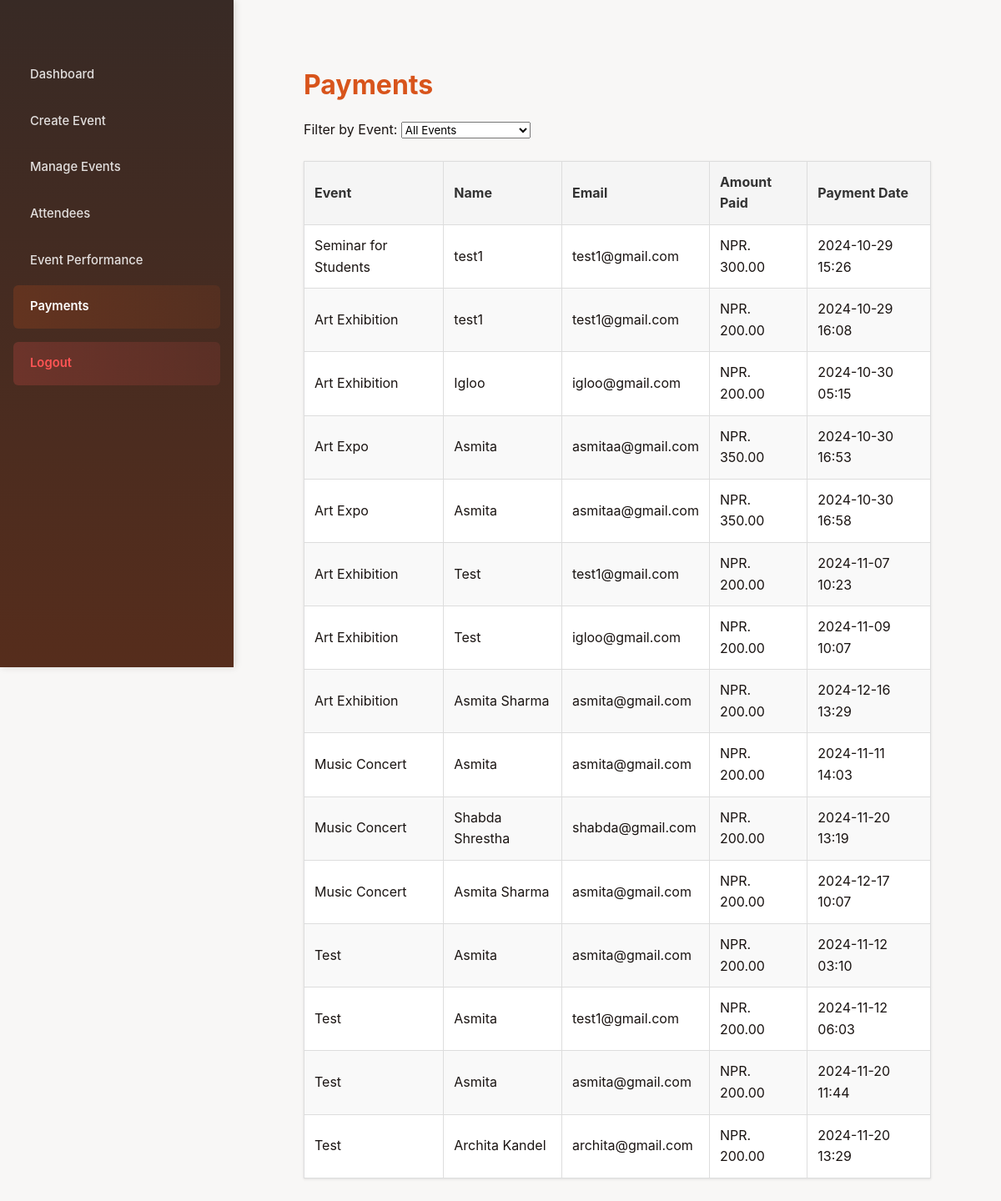
The page /payments/ (signed in) on the database as committed earlier.
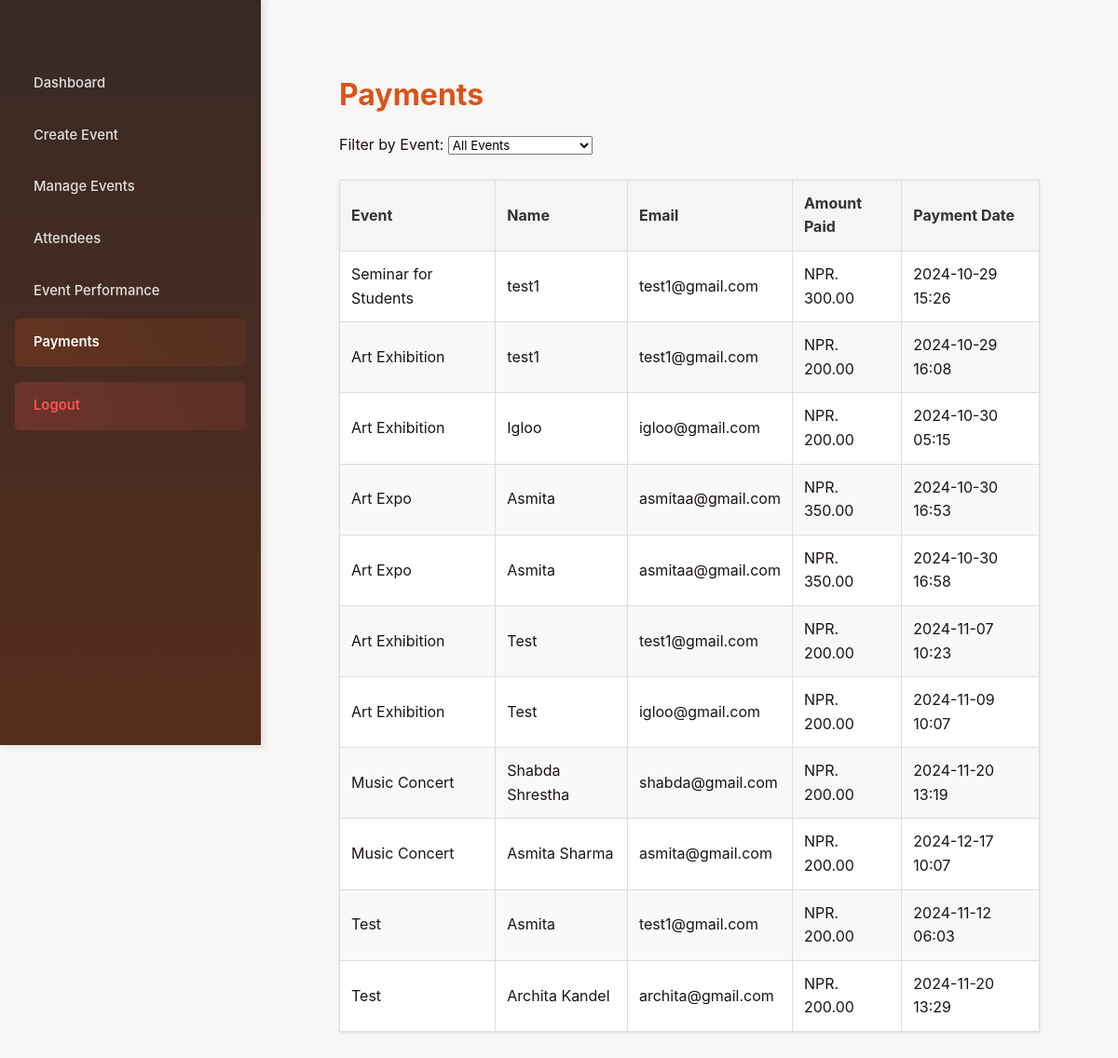
The same page on the database as committed later.
### myApp/models.py (models this page shows, shortened)
class Booking(models.Model):
    event = models.ForeignKey(Event, on_delete=models.CASCADE, related_name='bookings', null=True, blank=True)
    name = models.CharField(max_length=100)
    email = models.EmailField(null=True, blank=True)
    phone = models.CharField(max_length=15, null=True, blank=True)
    number_of_tickets = models.PositiveIntegerField(default=1)
    ticket_price = models.DecimalField(max_digits=10, decimal_places=2, null=True, blank=True)  # Added field for ticket price
    booking_date = models.DateTimeField(auto_now_add=True)
    ticket_number = models.CharField(max_length=50, default="0000")

class Event(models.Model):
    name=models.CharField(max_length=50)
    desc=models.CharField(max_length=50)
    img = models.ImageField(upload_to='myProject/pic/pic/')
    date = models.DateField(default=timezone.now)
    time = models.TimeField(default=timezone.now)
    location = models.CharField(max_length=255, default='Unknown')
    ticket_template = models.ImageField(upload_to='myProject/pic/pic/', blank=True, null=True)
    number_of_tickets = models.PositiveIntegerField(null=True, blank=True)  # New field for tickets available
    booked_tickets = models.IntegerField(default=0)
    ticket_price = models.DecimalField(max_digits=10, decimal_places=2, null=True, blank=True)  # New field for ticket price
    organizer = models.ForeignKey(User, on_delete=models.CASCADE,default=1)  # Link to user who submits
    approved = models.BooleanField(default=False)  # Admin approval flag
    is_free = models.BooleanField(default=False)
    latitude = models.FloatField(null=True, blank=True)  # New field for latitude
    longitude = models.FloatField(null=True, blank=True)  # New field for longitude

### myApp/views.py (the view)
# urls.py: path('payments/', views.payments_view, name='payments'),
@login_required
def payments_view(request):
    organizer = request.user
    events = Event.objects.filter(organizer=organizer)
    selected_event_id = request.GET.get('event')
    if selected_event_id:
        payments = Booking.objects.filter(event__id=selected_event_id, event__in=events).select_related('event')
    else:
        payments = Booking.objects.filter(event__in=events).select_related('event')
    context = {
        'events': events,
        'payments': payments,
    }
    return render(request, 'payments.html', context)

### myApp/templates/myApp/payments.html (shortened to what this page needs)
{% extends "base_organizer.html" %}
{% block content %}
<div class="payments-wrapper">
    <h1>Payments</h1>
    <div class="sort-filter">
        <form method="GET" action="">
            <label for="eventFilter">Filter by Event:</label>
            <select id="eventFilter" name="event" onchange="this.form.submit()">
                <option value="">All Events</option>
            </select>
        </form>
    </div>
    <table>
        <thead>
            <tr>
                <th>Event</th>
                <th>Name</th>
                <th>Email</th>
                <th>Amount Paid</th>
                <th>Payment Date</th>
            </tr>
        </thead>
        <tbody>
            {% for payment in payments %}
            <tr>
                <td>{{ payment.event.name }}</td>
                <td>{{ payment.name }}</td>
                <td>{{ payment.email }}</td>
                <td>NPR. {{ payment.ticket_price }}</td>
                <td>{{ payment.booking_date|date:"Y-m-d H:i" }}</td>
            </tr>
            {% empty %}
            <tr>
                <td colspan="5" style="text-align: center;">No payments found.</td>
            </tr>
            {% endfor %}
        </tbody>
    </table>
</div>
{% endblock %}

### myApp/templates/myApp/base_organizer.html (shortened to what this page needs)
{% load static %}
<!DOCTYPE html>
<html lang="en">
<head>
    <link rel="stylesheet" href="https://unpkg.com/leaflet@1.7.1/dist/leaflet.css" />
    <link rel="stylesheet" href="https://unpkg.com/leaflet-control-geocoder/dist/Control.Geocoder.css" />
    <link rel="stylesheet" href="{% static 'css/styles.css' %}">
</head>
<body>
    <div class="dashboard-wrapper">
        <nav class="sidebar">
            <ul>
                <li><a href="{% url 'organizer_dashboard' %}"
                        class="{% if request.path == '/organizer_dashboard/' %}active{% endif %}">Dashboard</a></li>
                <li><a href="{% url 'create_event' %}"
                        class="{% if request.path == '/create_event/' %}active{% endif %}">Create Event</a></li>
                <li><a href="{% url 'manageevent' %}"
                        class="{% if request.path == '/manageevent/' %}active{% endif %}">Manage Events</a></li>
                <li><a href="{% url 'attendees' %}"
                        class="{% if request.path == '/attendees/' %}active{% endif %}">Attendees</a></li>
                <li><a href="{% url 'event_performance' %}"
                        class="{% if request.path == '/event-performance/' %}active{% endif %}">Event Performance</a>
                </li>
                <li><a href="{% url 'payments' %}"
                    class="{% if request.path == '/payments/' %}active{% endif %}">Payments</a>
                </li>
                <li><a href="{% url 'logout' %}" class="logout-button">Logout</a></li>
            </ul>
        </nav>
        <div class="main-content">
            {% block content %}
            {% endblock %}
        </div>
    </div>
</body>
</html>

### myApp/static/css/styles.css (style rules this page uses)
body { font-family: Arial, sans-serif; background-color: #f8f9fa; margin: 0; padding: 20px; }
.dashboard-wrapper { display: flex; }
.sidebar { width: 200px; background-color: #343a40; color: white; padding: 15px; }
.sidebar ul { list-style: none; padding: 0; }
.sidebar ul li { margin-bottom: 10px; }
.sidebar ul li a { color: white; text-decoration: none; padding: 10px; display: block; border-radius: 5px; transition: background-color 0.3s; }
.main-content { flex-grow: 1; padding: 20px; }
table { width: 100%; border-collapse: collapse; margin-top: 20px; }
thead { background-color: #343a40; color: white; }
th, td { padding: 12px; text-align: left; border: 1px solid #dee2e6; }
tbody tr:nth-child(even) { background-color: #f2f2f2; }

### myApp/templates/myApp/payments.html (style rules this page uses)
.payments-wrapper { padding: 1.5rem; }
.payments-wrapper h1 { color: #d8541b; margin-bottom: 1rem; }
.payments-wrapper .sort-filter { margin-bottom: 1.5rem; }
.payments-wrapper table { width: 100%; border-collapse: collapse; background-color: white; box-shadow: 0 1px 3px rgba(0, 0, 0, 0.1); }
.payments-wrapper th, .payments-wrapper td { padding: 0.75rem; border: 1px solid #ddd; text-align: left; }
.payments-wrapper th { background-color: #f5f5f5; color: #333; }
.payments-wrapper tr:nth-child(even) { background-color: #f9f9f9; }

### myApp/templates/myApp/base_organizer.html (style rules this page uses)
* { margin: 0; padding: 0; box-sizing: border-box; font-family: 'Inter', system-ui, -apple-system, sans-serif; }
body { background-color: #f8f7f6; color: #1a1412; line-height: 1.6; -webkit-font-smoothing: antialiased; }
.dashboard-wrapper { display: flex; min-height: 100vh; background-color: #f8f7f6; }
.sidebar { width: 280px; background: linear-gradient(180deg, #382a25 0%, #562d1c 100%); color: #fff; padding: 2rem 1rem; height: 100vh; position: fixed; left: 0; top: 0; box-shadow: 2px 0 8px rgba(45, 24, 16, 0.15); z-index: 100; }
.sidebar ul { list-style-type: none; padding: 0; margin-top: 2rem; }
.sidebar ul li { margin: 0.25rem 0; }
.sidebar ul li a { color: rgba(255, 255, 255, 0.85); text-decoration: none; font-size: 0.925rem; display: flex; align-items: center; padding: 0.875rem 1.25rem; border-radius: 6px; transition: all 0.2s ease; font-weight: 500; background: linear-gradient(to right, transparent 0%, transparent 100%); }
.sidebar ul li a.active { background: linear-gradient(to right, rgba(216, 84, 27, 0.2) 0%, rgba(216, 84, 27, 0.1) 100%); color: #fff; font-weight: 600; }
.main-content { flex: 1; margin-left: 280px; padding: 2rem 2.5rem; background-color: #f8f7f6; }
.sidebar ul li a.logout-button { background: linear-gradient(to right, rgba(255, 84, 84, 0.2) 0%, rgba(255, 84, 84, 0.1) 100%); color: #ff5454; font-weight: 600; margin-top: 1rem; }

Rows that differ between the two databases and show on the page:
removed Booking: event.name "Art Exhibition", name "Asmita Sharma", email "asmita@gmail.com", ticket_price "200.00", booking_date "2024-12-16 13:29"
removed Booking: event.name "Music Concert", name "Asmita", email "asmita@gmail.com", ticket_price "200.00", booking_date "2024-11-11 14:03"
removed Booking: event.name "Test", name "Asmita", email "asmita@gmail.com", ticket_price "200.00", booking_date "2024-11-12 03:10"
removed Booking: event.name "Test", name "Asmita", email "asmita@gmail.com", ticket_price "200.00", booking_date "2024-11-20 11:44"
